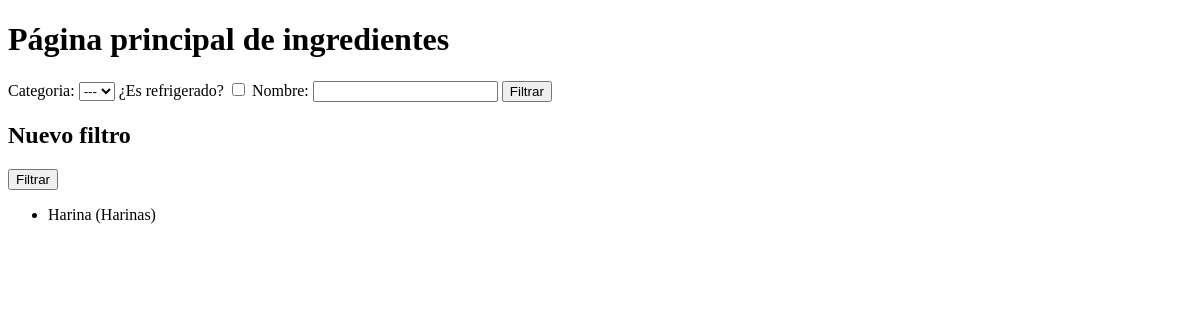
Page /ingredientes on the earlier database version.
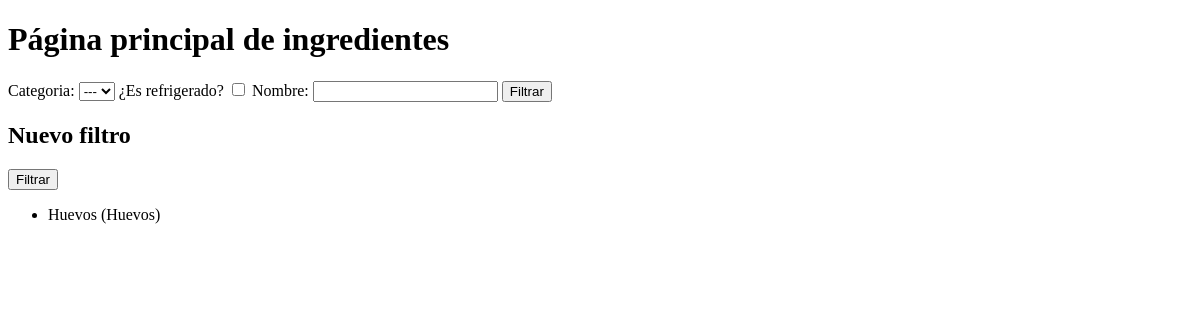
Same page on the later database version.
### app/models.py (models this page shows)
class Ingrediente(models.Model):
    nombre = models.CharField(max_length=50)
    categoria = models.ForeignKey(CategoriaIngrediente, on_delete=models.CASCADE)
    refrigerado = models.BooleanField(default=False)
    def __str__(self) -> str:
        return f"{self.nombre} ({self.categoria})"

class CategoriaIngrediente(models.Model):
    nombre = models.CharField(max_length=50)
    def __str__(self) -> str:
        return f"{self.nombre}"

### app/views.py (the view, shortened to what this page needs)
# urls.py: path('ingredientes', views.IngredienteListaView.as_view(), name='ingredientes_lista'),
class IngredienteListaView(ListView):
    model = Ingrediente
    template_name = "app/ingredientes_lista.html"
    context_object_name = 'ingredientes'
    paginate_by = 1
    def get_queryset(self):
        queryset = super().get_queryset()
        formFiltro = FiltroIngredientesForm(self.request.GET)
        return queryset

### app/templates/app/ingredientes_lista.html (shortened to what this page needs)
{% extends 'app/base.html' %}
{% block content %}
<h1>Página principal de ingredientes</h1>
<form action="" method="get">
    <label for="categoria">Categoria:</label>
    <select name="categoria" id="categoria">
        <option value="">---</option>
    </select>
    <label for="refrigerado">¿Es refrigerado?</label>
    <input type="checkbox" name="refrigerado" id="refrigerado">
    <label for="nombre">Nombre:</label>
    <input type="text" name="nombre" id="nombre">
    <input type="submit" value="Filtrar">
</form>
<form action="" method="get">
    <h2>Nuevo filtro</h2>
    <input type="submit" value="Filtrar">
</form>
<ul>
    {% for ingrediente in ingredientes %}
    <li>{{ ingrediente }} </li>
    {% empty %}
    <li>No hay ingredientes aún.</li>
    {% endfor%}
</ul>
{% endblock %}

Differences in the rows shown:
removed Ingrediente: nombre+categoria "Harina (Harinas)"
now on this page (row unchanged): Ingrediente: nombre+categoria "Huevos (Huevos)"
